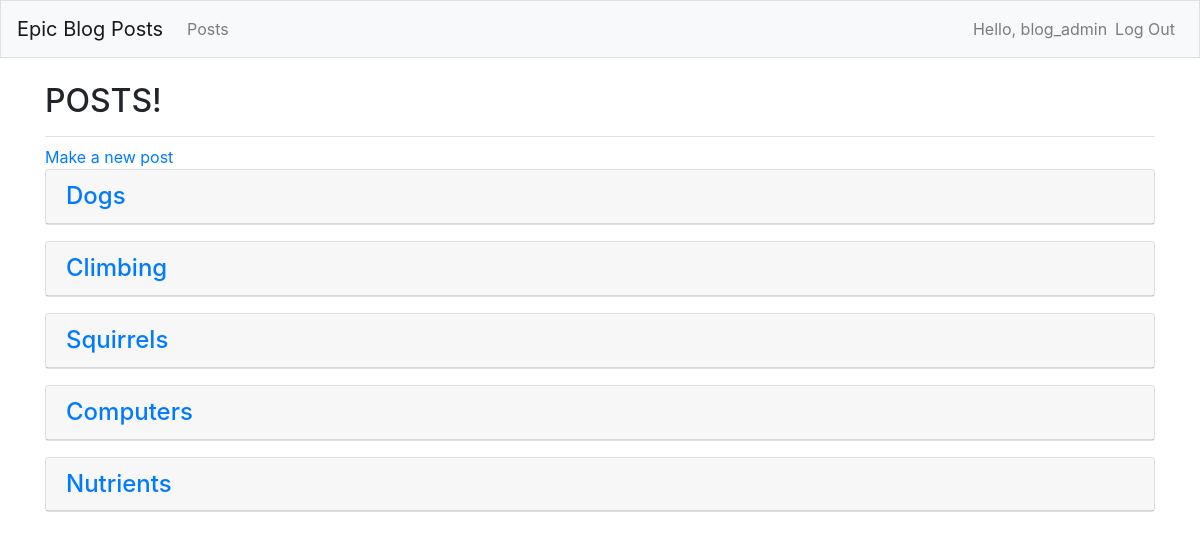
Screenshot of /blog_posts/ (signed in) with the database file from the repository.
### brian_blog_posts/models.py (models this page shows, shortened)
class BlogPost(models.Model):
	post_title = models.CharField(max_length=200)
	text = models.TextField()
	date_added = models.DateTimeField(auto_now_add=True)
	owner = models.ForeignKey(User, on_delete=models.CASCADE)

### brian_blog_posts/views.py (the view)
# urls.py: path('blog_posts/', views.blog_posts, name='blog_posts'),
def blog_posts(request):
	blog_posts = BlogPost.objects.order_by('date_added')
	context = {'blog_posts': blog_posts}
	return render(request, 'brian_blog_posts/blog_posts.html', context)

### brian_blog_posts/templates/brian_blog_posts/blog_posts.html
{% extends "brian_blog_posts/base.html" %}
{% load bootstrap4 %}
{% block page_header %}
  <h2>POSTS!</h2>
{% endblock page_header %}
{% block content %}
  <a href="{% url 'brian_blog_posts:new_blog_post' %}">Make a new post</a>
    {% for blog_post in blog_posts %}
      <div class="card mb-3">
        <h4 class="card-header">
          <a href="{% url 'brian_blog_posts:blog_post' blog_post.id %}">
          {{ blog_post.post_title }}</a>
        </h4>
      </div>
    {% empty %}
      <p>There are no entries for this topic yet.</p>
    {% endfor %}
{% endblock content %}

### brian_blog_posts/templates/brian_blog_posts/base.html (shortened to what this page needs)
{% load bootstrap4 %}
<!doctype html>
<html lang="en">
<head>
  {% bootstrap_css %}
</head>
<body>
  <nav class="navbar navbar-expand-md navbar-light bg-light mb-4 border">
    <a class="navbar-brand" href="{% url 'brian_blog_posts:index'%}">
        Epic Blog Posts</a>
    <div class="collapse navbar-collapse" id="navbarCollapse">
      <ul class="navbar-nav mr-auto">
        <li class="nav-item">
          <a class="nav-link" href="{% url 'brian_blog_posts:blog_posts'%}">
              Posts</a></li>
      </ul>
      <ul class="navbar-nav ml-auto">
        {% if user.is_authenticated %}
          <li class="nav-item">
            <span class="navbar-text">Hello, {{ user.username }} </span>
          </li>
          <li class="nav-item">
            <a class="nav-link" href="{% url 'users:logout' %}">Log Out</a>
          </li>
        {% else %}
          <li class="nav-item">
            <a class="nav-link" href="{% url 'users:register' %}">Register</a>
          </li>
          <li class="nav-item">
            <a class="nav-link" href="{% url 'users:login' %}">Log in</a></li>
        {% endif %}
      </ul>
    </div>
  </nav>
  <main role="main" class="container">
    <div class="pb-2 mb-2 border-bottom">
      {% block page_header %}{% endblock page_header %}
    </div>
    <div>
      {% block content %}{% endblock content %}
    </div>
  </main>
</body>
</html>

### rows the page displays
BlogPost: post_title "Dogs"
BlogPost: post_title "Climbing"
BlogPost: post_title "Squirrels"
BlogPost: post_title "Computers"
BlogPost: post_title "Nutrients"

### other values shown
{{ user.username }} "blog_admin"
